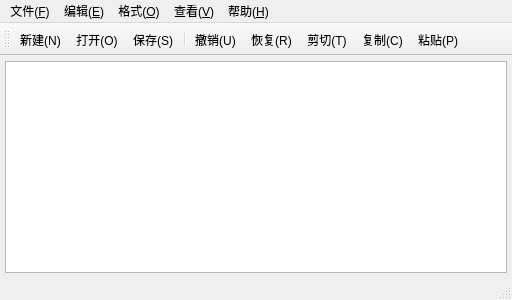
<?xml version="1.0" encoding="UTF-8"?>
<ui version="4.0">
 <class>MainWindow</class>
 <widget class="QMainWindow" name="MainWindow">
  <property name="geometry">
   <rect>
    <x>0</x>
    <y>0</y>
    <width>512</width>
    <height>300</height>
   </rect>
  </property>
  <property name="windowTitle">
   <string>MainWindow</string>
  </property>
  <widget class="QWidget" name="centralWidget">
   <layout class="QVBoxLayout" name="verticalLayout">
    <property name="leftMargin">
     <number>5</number>
    </property>
    <property name="topMargin">
     <number>5</number>
    </property>
    <property name="rightMargin">
     <number>5</number>
    </property>
    <property name="bottomMargin">
     <number>5</number>
    </property>
    <item>
     <widget class="CodeEditor" name="plainTextEdit"/>
    </item>
   </layout>
  </widget>
  <widget class="QMenuBar" name="menuBar">
   <property name="geometry">
    <rect>
     <x>0</x>
     <y>0</y>
     <width>512</width>
     <height>17</height>
    </rect>
   </property>
   <widget class="QMenu" name="menu_F">
    <property name="title">
     <string>文件(&amp;F)</string>
    </property>
    <addaction name="actionNew"/>
    <addaction name="actionOpen"/>
    <addaction name="actionSave"/>
    <addaction name="actionSaveAs"/>
    <addaction name="actionExit"/>
   </widget>
   <widget class="QMenu" name="menu_E">
    <property name="title">
     <string>编辑(&amp;E)</string>
    </property>
    <addaction name="actionUndo"/>
    <addaction name="actionRedo"/>
    <addaction name="actionCut"/>
    <addaction name="actionCopy"/>
    <addaction name="actionPaste"/>
    <addaction name="actionSelectAll"/>
    <addaction name="actionFind"/>
    <addaction name="actionReplace"/>
   </widget>
   <widget class="QMenu" name="menu_O">
    <property name="title">
     <string>格式(&amp;O)</string>
    </property>
    <addaction name="actionAutoWrap"/>
    <addaction name="actionShowLineNo"/>
    <addaction name="actionFont"/>
    <addaction name="actionFontColor"/>
    <addaction name="actionFontBgColor"/>
    <addaction name="actionEditBgColor"/>
   </widget>
   <widget class="QMenu" name="menu_V">
    <property name="title">
     <string>查看(&amp;V)</string>
    </property>
    <addaction name="actionShowToolBar"/>
    <addaction name="actionShowStatusBar"/>
   </widget>
   <widget class="QMenu" name="menu_H">
    <property name="title">
     <string>帮助(&amp;H)</string>
    </property>
    <addaction name="actionAbout"/>
   </widget>
   <addaction name="menu_F"/>
   <addaction name="menu_E"/>
   <addaction name="menu_O"/>
   <addaction name="menu_V"/>
   <addaction name="menu_H"/>
  </widget>
  <widget class="QToolBar" name="mainToolBar">
   <attribute name="toolBarArea">
    <enum>TopToolBarArea</enum>
   </attribute>
   <attribute name="toolBarBreak">
    <bool>false</bool>
   </attribute>
   <addaction name="actionNew"/>
   <addaction name="actionOpen"/>
   <addaction name="actionSave"/>
   <addaction name="separator"/>
   <addaction name="actionUndo"/>
   <addaction name="actionRedo"/>
   <addaction name="actionCut"/>
   <addaction name="actionCopy"/>
   <addaction name="actionPaste"/>
  </widget>
  <widget class="QStatusBar" name="statusBar"/>
  <action name="actionOpen">
   <property name="icon">
    <iconset resource="res.qrc">
     <normaloff>:/icons/OPEN.png</normaloff>:/icons/OPEN.png</iconset>
   </property>
   <property name="text">
    <string>打开(&amp;O)</string>
   </property>
   <property name="shortcut">
    <string>Ctrl+O</string>
   </property>
  </action>
  <action name="actionSave">
   <property name="icon">
    <iconset resource="res.qrc">
     <normaloff>:/icons/save.png</normaloff>:/icons/save.png</iconset>
   </property>
   <property name="text">
    <string>保存(&amp;S)</string>
   </property>
   <property name="shortcut">
    <string>Ctrl+S</string>
   </property>
  </action>
  <action name="actionSaveAs">
   <property name="icon">
    <iconset resource="res.qrc">
     <normaloff>:/icons/SAVE_AS.png</normaloff>:/icons/SAVE_AS.png</iconset>
   </property>
   <property name="text">
    <string>另存为(&amp;A)</string>
   </property>
  </action>
  <action name="actionExit">
   <property name="icon">
    <iconset resource="res.qrc">
     <normaloff>:/icons/exit.png</normaloff>:/icons/exit.png</iconset>
   </property>
   <property name="text">
    <string>退出(&amp;X)</string>
   </property>
  </action>
  <action name="actionUndo">
   <property name="icon">
    <iconset resource="res.qrc">
     <normaloff>:/icons/undo.png</normaloff>:/icons/undo.png</iconset>
   </property>
   <property name="text">
    <string>撤销(&amp;U)</string>
   </property>
   <property name="shortcut">
    <string>Ctrl+Z</string>
   </property>
  </action>
  <action name="actionRedo">
   <property name="icon">
    <iconset resource="res.qrc">
     <normaloff>:/icons/redo.png</normaloff>:/icons/redo.png</iconset>
   </property>
   <property name="text">
    <string>恢复(&amp;R)</string>
   </property>
   <property name="shortcut">
    <string>Ctrl+Shift+Z</string>
   </property>
  </action>
  <action name="actionCut">
   <property name="icon">
    <iconset resource="res.qrc">
     <normaloff>:/icons/cut.png</normaloff>:/icons/cut.png</iconset>
   </property>
   <property name="text">
    <string>剪切(&amp;T)</string>
   </property>
   <property name="shortcut">
    <string>Ctrl+X</string>
   </property>
  </action>
  <action name="actionCopy">
   <property name="icon">
    <iconset resource="res.qrc">
     <normaloff>:/icons/copy.png</normaloff>:/icons/copy.png</iconset>
   </property>
   <property name="text">
    <string>复制(&amp;C)</string>
   </property>
   <property name="shortcut">
    <string>Ctrl+C</string>
   </property>
  </action>
  <action name="actionPaste">
   <property name="icon">
    <iconset resource="res.qrc">
     <normaloff>:/icons/paste.png</normaloff>:/icons/paste.png</iconset>
   </property>
   <property name="text">
    <string>粘贴(&amp;P)</string>
   </property>
   <property name="shortcut">
    <string>Ctrl+V</string>
   </property>
  </action>
  <action name="actionSelectAll">
   <property name="icon">
    <iconset resource="res.qrc">
     <normaloff>:/icons/all.png</normaloff>:/icons/all.png</iconset>
   </property>
   <property name="text">
    <string>全选(&amp;A)</string>
   </property>
  </action>
  <action name="actionFind">
   <property name="icon">
    <iconset resource="res.qrc">
     <normaloff>:/icons/find.png</normaloff>:/icons/find.png</iconset>
   </property>
   <property name="text">
    <string>查找(&amp;F)</string>
   </property>
   <property name="shortcut">
    <string>Ctrl+F</string>
   </property>
  </action>
  <action name="actionReplace">
   <property name="icon">
    <iconset resource="res.qrc">
     <normaloff>:/icons/replace.png</normaloff>:/icons/replace.png</iconset>
   </property>
   <property name="text">
    <string>替换(&amp;R)</string>
   </property>
   <property name="shortcut">
    <string>Ctrl+H</string>
   </property>
  </action>
  <action name="actionAutoWrap">
   <property name="text">
    <string>自动换行(&amp;W)</string>
   </property>
  </action>
  <action name="actionShowLineNo">
   <property name="text">
    <string>显示行号(&amp;L)</string>
   </property>
   <property name="shortcut">
    <string>Ctrl+L</string>
   </property>
  </action>
  <action name="actionFont">
   <property name="icon">
    <iconset resource="res.qrc">
     <normaloff>:/icons/font.png</normaloff>:/icons/font.png</iconset>
   </property>
   <property name="text">
    <string>字体(&amp;F)</string>
   </property>
  </action>
  <action name="actionFontColor">
   <property name="text">
    <string>字体颜色</string>
   </property>
  </action>
  <action name="actionFontBgColor">
   <property name="text">
    <string>字体背景色</string>
   </property>
  </action>
  <action name="actionEditBgColor">
   <property name="text">
    <string>编辑器背景色</string>
   </property>
  </action>
  <action name="actionAbout">
   <property name="icon">
    <iconset resource="res.qrc">
     <normaloff>:/icons/about.png</normaloff>:/icons/about.png</iconset>
   </property>
   <property name="text">
    <string>关于(&amp;A)</string>
   </property>
  </action>
  <action name="actionNew">
   <property name="icon">
    <iconset resource="res.qrc">
     <normaloff>:/icons/new.png</normaloff>:/icons/new.png</iconset>
   </property>
   <property name="text">
    <string>新建(&amp;N)</string>
   </property>
   <property name="shortcut">
    <string>Ctrl+N</string>
   </property>
  </action>
  <action name="actionShowToolBar">
   <property name="checkable">
    <bool>true</bool>
   </property>
   <property name="icon">
    <iconset resource="res.qrc">
     <normaloff>:/icons/tool.png</normaloff>:/icons/tool.png</iconset>
   </property>
   <property name="text">
    <string>工具栏(&amp;T)</string>
   </property>
   <property name="toolTip">
    <string>显示 / 隐藏工具栏</string>
   </property>
  </action>
  <action name="actionShowStatusBar">
   <property name="checkable">
    <bool>true</bool>
   </property>
   <property name="icon">
    <iconset resource="res.qrc">
     <normaloff>:/icons/status.png</normaloff>:/icons/status.png</iconset>
   </property>
   <property name="text">
    <string>状态栏(&amp;S)</string>
   </property>
   <property name="toolTip">
    <string>显示 / 隐藏状态栏</string>
   </property>
  </action>
 </widget>
 <layoutdefault spacing="6" margin="11"/>
 <customwidgets>
  <customwidget>
   <class>CodeEditor</class>
   <extends>QPlainTextEdit</extends>
   <header location="global">codeeditor.h</header>
  </customwidget>
 </customwidgets>
 <resources>
  <include location="res.qrc"/>
 </resources>
 <connections/>
</ui>
